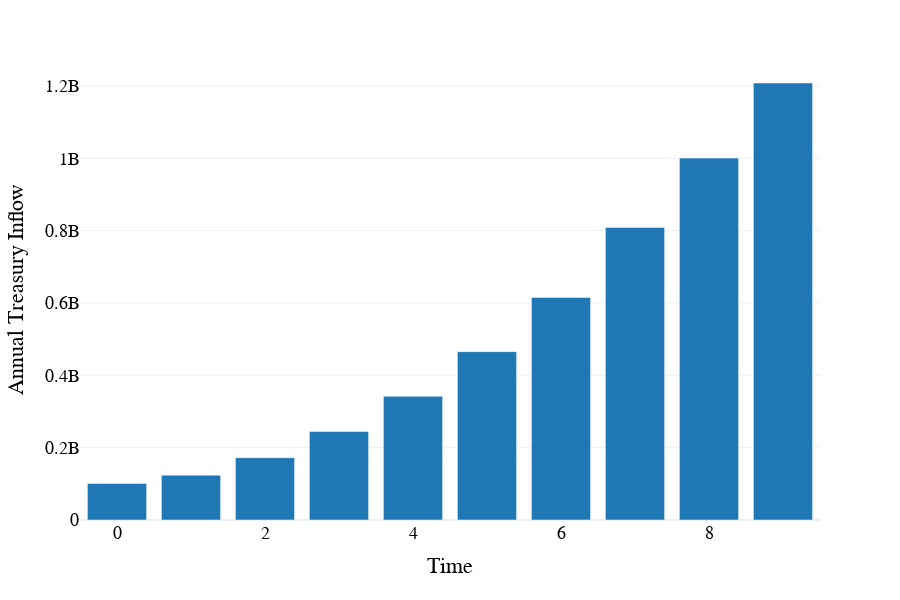

The notebook cell saved with this chart:
### Code cell
visualizations.plot_treasury_balance_barplot(
    df_1,
)

### Figure 1 — Plotly figure (JSON) as saved in the notebook; plotly's stock layout.template omitted (floating-point values rounded to 4 significant figures)
{"data": [{"alignmentgroup": "True", "hovertemplate": "year=%{x}<br>total_inflation_to_validators_usd=%{y}<extra></extra>", "legendgroup": "", "marker": {"color": "#1f77b4"}, "name": "", "offsetgroup": "", "orientation": "v", "showlegend": false, "textposition": "auto", "type": "bar", "x": [0, 1, 2, 3, 4, 5, 6, 7, 8, 9], "xaxis": "x", "y": [101100000.0, 123900000.0, 172200000.0, 244700000.0, 342300000.0, 465500000.0, 615100000.0, 809000000.0, 1001000000.0, 1208000000.0], "yaxis": "y"}], "layout": {"autosize": false, "barmode": "group", "font": {"color": "black", "family": "Arial", "size": 18}, "height": 600, "hovermode": "x", "legend": {"tracegroupgap": 0}, "margin": {"t": 60}, "paper_bgcolor": "rgba(255, 255, 255, 1)", "plot_bgcolor": "rgba(255, 255, 255, 1)", "width": 900, "xaxis": {"anchor": "y", "domain": [0, 1], "title": {"text": "Time"}}, "yaxis": {"anchor": "x", "domain": [0, 1], "title": {"text": "Annual Treasury Inflow"}}}}
